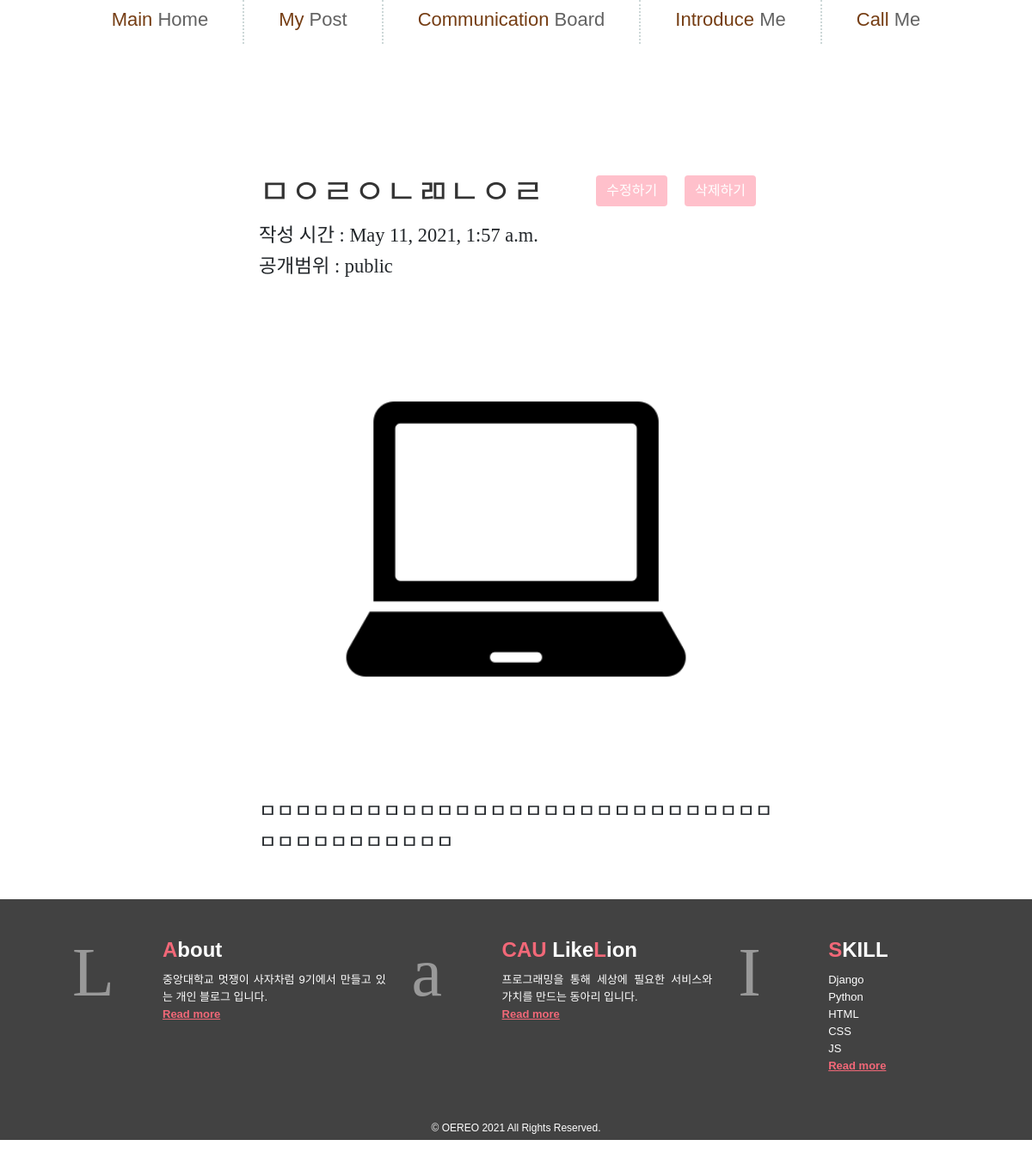
Page /post/15 on the earlier database version.
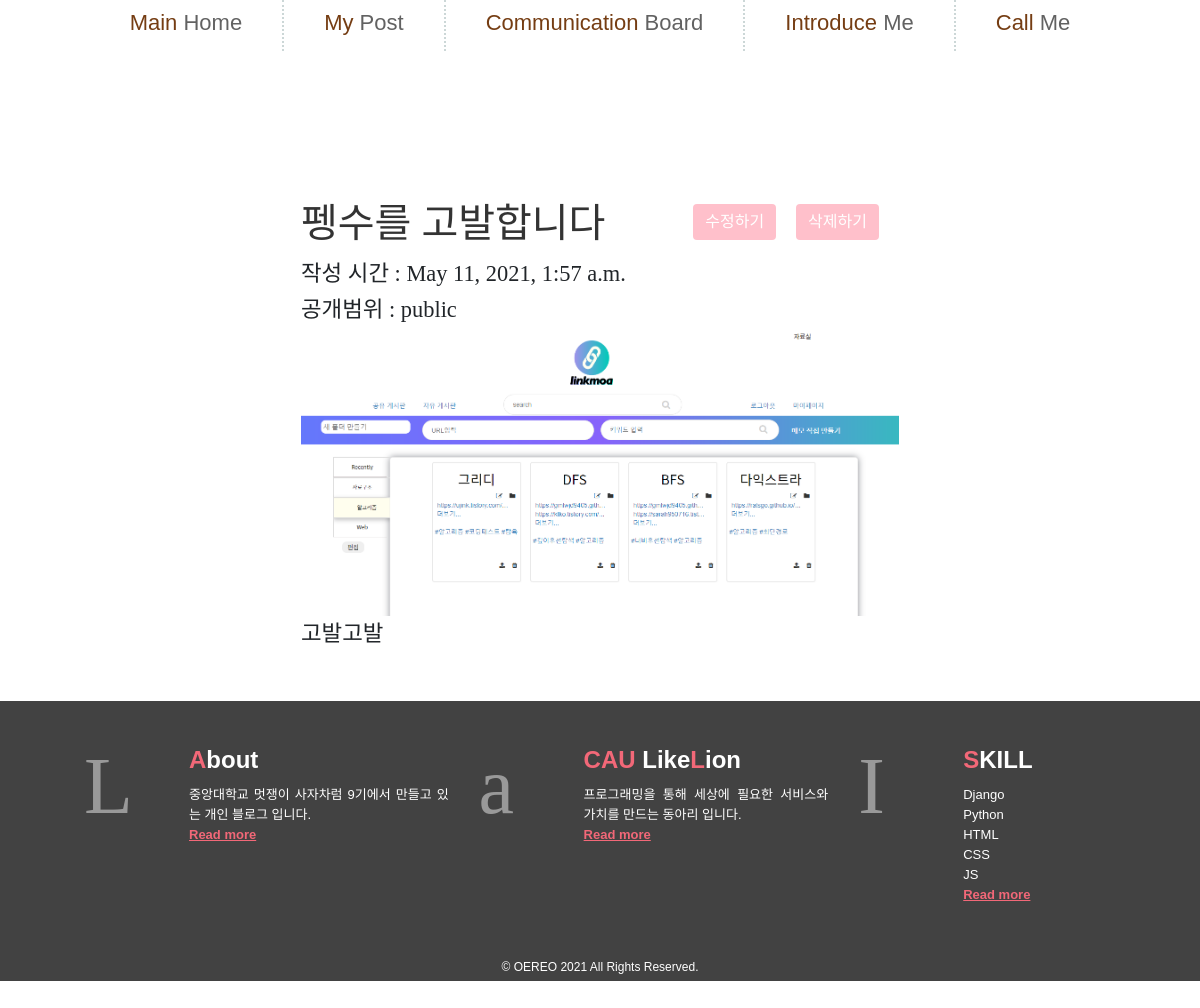
Same page on the later database version.
### blog/models.py (models this page shows, shortened)
class Post(models.Model):
    PUBLIC = 'public'
    PRIVATE = 'private'
    MY = 'my'
    SHOW_TYPES = [
        (PUBLIC, 'PUBLIC'),
        (PRIVATE, 'PRIVATE'),
        (MY, 'MY'),
    ]
    title = models.CharField(max_length=50, help_text='제목')
    show = models.CharField(max_length=10, choices=SHOW_TYPES, default=PUBLIC, help_text='post_type')
    body = models.TextField(help_text='내용')
    datetime = models.DateTimeField(default=timezone.now, help_text='작성시간')
    image = models.ImageField(upload_to='images/', blank=True, null=True)

### blog/views.py (the view)
# urls.py: path('post/<int:pk>', blog.views.post_detail, name = "post-detail"),
def post_detail(request, pk):
    post = get_object_or_404(Post, id = pk)
    return render(request, 'postDetail.html', {"post": post})

### blog/templates/postDetail.html (shortened to what this page needs)
{% extends 'base.html' %}
{% block mainContent %}
    <main>
            <a type="button"  href = "{% url 'post-delete' post.id %}" class="btn btn-primary"
            style="background-color:pink; border: None; margin:20px 20px 0 0;float: right; ">삭제하기</a>
            <a type="button" href = "{% url 'post-edit' post.id %}"class="btn btn-primary"
            style="background-color:pink; border: None; margin:20px 20px 0 0; float: right; ">수정하기</a>
        <p>
            <h1>{{post.title}}</h1>
            작성 시간 : {{post.datetime}}
            <br>
            공개범위 : {{post.show}}
            {% if post.image %}
            <img src = {{post.image.url}} style="width:100%">
            {% endif %}
            <br>
            {{post.body}}
        </p>
    </main>
{% endblock %}

Differences in the rows shown:
changed Post "public": title "ㅁㅇㄹㅇㄴㄻㄴㅇㄹ" → "펭수를 고발합니다"; image: a different picture; body "ㅁㅁㅁㅁㅁㅁㅁㅁㅁㅁㅁㅁㅁㅁㅁㅁㅁㅁㅁㅁㅁㅁㅁㅁㅁㅁㅁㅁㅁㅁㅁㅁㅁㅁㅁㅁㅁㅁㅁㅁ" → "고발고발"
